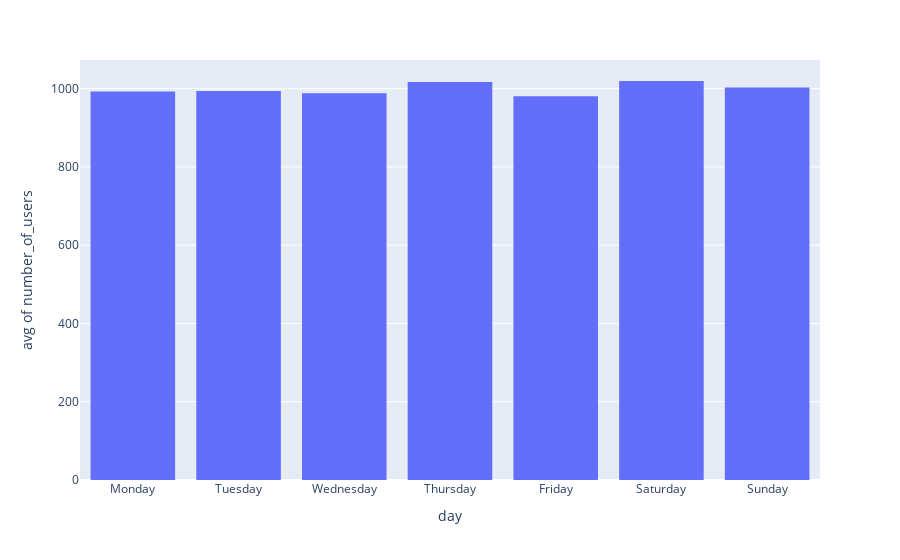

Notebook code cell kept with this figure:
### Markdown cell above
As you can see, the first bin is ```Wednesday```. This is because the day in our dictionary is Wednesday. If we wish to force an specific order in the binning, we need to set the ```category_orders``` argument. For example:

### Code cell
fig = px.histogram(data_users_dict, x="day", y='number_of_users', histfunc='avg', category_orders=dict(day=list(weekdays.values())))
fig.show()

### Figure 1 — Plotly figure (JSON) as saved in the notebook; plotly's stock layout.template omitted (floating-point values rounded to 4 significant figures)
{"data": [{"alignmentgroup": "True", "bingroup": "x", "histfunc": "avg", "hovertemplate": "day=%{x}<br>avg of number_of_users=%{y}<extra></extra>", "legendgroup": "", "marker": {"color": "#636efa", "pattern": {"shape": ""}}, "name": "", "offsetgroup": "", "orientation": "v", "showlegend": false, "type": "histogram", "x": ["Wednesday", "Thursday", "Friday", "Saturday", "Sunday", "Monday", "Tuesday", "Wednesday", "Thursday", "Friday", "Saturday", "Sunday", "Monday", "Tuesday", "Wednesday", "Thursday", "Friday", "Saturday", "Sunday", "Monday", "Tuesday", "Wednesday", "Thursday", "Friday", "Saturday", "Sunday", "Monday", "Tuesday", "Wednesday", "Thursday", "Friday", "Saturday", "Sunday", "Monday", "Tuesday", "Wednesday", "Thursday", "Friday", "Saturday", "Sunday", "Monday", "Tuesday", "Wednesday", "Thursday", "Friday", "Saturday", "Sunday", "Monday", "Tuesday", "Wednesday", "Thursday", "Friday", "Saturday", "Sunday", "Monday", "Tuesday", "Wednesday", "Thursday", "Friday", "Saturday", "Sunday", "Monday", "Tuesday", "Wednesday", "Thursday", "Friday", "Saturday", "Sunday", "Monday", "Tuesday", "Wednesday", "Thursday", "Friday", "Saturday", "Sunday", "Monday", "Tuesday", "Wednesday", "Thursday", "Friday", "Saturday", "Sunday", "Monday", "Tuesday", "Wednesday", "Thursday", "Friday", "Saturday", "Sunday", "Monday", "Tuesday", "Wednesday", "Thursday", "Friday", "Saturday", "Sunday", "Monday", "Tuesday", "Wednesday", "Thursday", "Friday", "Saturday", "Sunday", "Monday", "Tuesday", "Wednesday", "Thursday", "Friday", "Saturday", "Sunday", "Monday", "Tuesday", "Wednesday", "Thursday", "Friday", "Saturday", "Sunday", "Monday", "Tuesday", "Wednesday"], "xaxis": "x", "y": [1004, 964, 929, 1051, 1039, 973, 961, 978, 952, 994, 949, 1026, 1074, 949, 923, 1037, 946, 971, 910, 1018, 983, 997, 971, 850, 1060, 1072, 914, 927, 903, 989, 1001, 1054, 1054, 1038, 963, 930, 1034, 971, 982, 1018, 1010, 1002, 1081, 933, 1057, 999, 897, 924, 999, 1041, 1058, 1010, 970, 928, 959, 995, 977, 1062, 1024, 1103, 991, 1038, 961, 1049, 991, 986, 999, 935, 949, 961, 965, 1071, 1039, 1008, 1025, 997, 1006, 1061, 1045, 1016, 1046, 1052, 979, 1000, 1004, 1091, 992, 1042, 1035, 1018, 1021, 923, 1069, 1034, 1022, 1097, 976, 1067, 1019, 965, 960, 1056, 963, 1056, 1044, 1006, 1062, 906, 994, 1036, 990, 1014, 950, 990, 956, 1026, 974, 965, 1049, 973], "yaxis": "y"}], "layout": {"barmode": "relative", "legend": {"tracegroupgap": 0}, "margin": {"t": 60}, "xaxis": {"anchor": "y", "categoryarray": ["Monday", "Tuesday", "Wednesday", "Thursday", "Friday", "Saturday", "Sunday"], "categoryorder": "array", "domain": [0, 1], "title": {"text": "day"}}, "yaxis": {"anchor": "x", "domain": [0, 1], "title": {"text": "avg of number_of_users"}}}}
